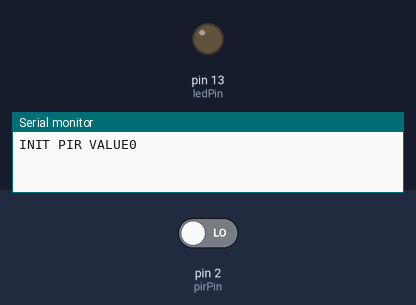
Bench run of a sketch on a simulated Arduino Uno, built with avr-gcc and run on an emulated ATmega328P. Shown: output pins drawn as LEDs (lit = HIGH), the last lines printed to the serial monitor. The inputs (shaded band) are chosen by the test bench; at power-on: pin 2 (pirPin) LOW.

Above: at 1.2 s.
1.3 s: pin 2 (pirPin) driven HIGH
At 2.5 s:
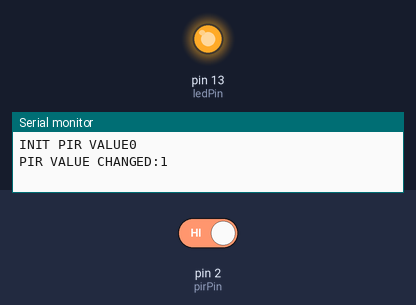
2.8 s: pin 2 (pirPin) driven LOW
At 3.7 s:
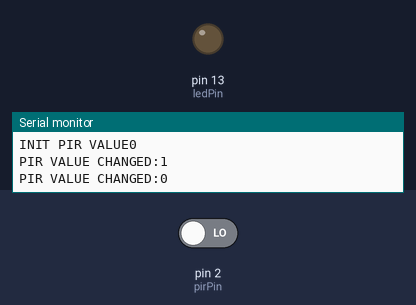
Timing chart, 0 to 5.8 s (numbered marks = the images above; inputs shaded):
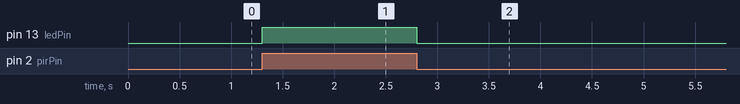

The sketch:

thunderbox.ino
```cpp
int ledPin = 13;  // LED on Pin 13 of Arduino
int pirPin = 2; // Input for HC-S501

int value; // Place to store read PIR Value
int _current = 0;


void setup() {
  pinMode(ledPin, OUTPUT);
  pinMode(pirPin, INPUT);

  digitalWrite(ledPin, LOW);

  Serial.begin(9600);
  Serial.print("INIT PIR VALUE");
  Serial.println(value);
}

void loop() {
  value = digitalRead(pirPin);

  if (_current != value) {
    _current = value;

    Serial.print("PIR VALUE CHANGED:");
    Serial.println(value);
  }

  digitalWrite(ledPin, value);
}
```

Measured:
- after the input at 1.3 s, pin 13 (ledPin): LOW → HIGH at once
- after the input at 2.8 s, pin 13 (ledPin): HIGH → LOW at once
